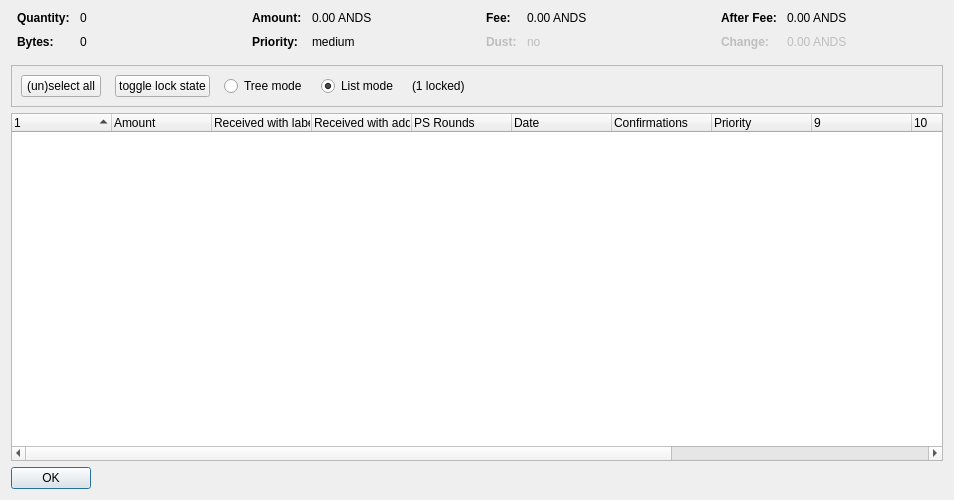
<?xml version="1.0" encoding="UTF-8"?>
<ui version="4.0">
 <class>CoinControlDialog</class>
 <widget class="QDialog" name="CoinControlDialog">
  <property name="geometry">
   <rect>
    <x>0</x>
    <y>0</y>
    <width>954</width>
    <height>500</height>
   </rect>
  </property>
  <property name="windowTitle">
   <string>Coin Selection</string>
  </property>
  <layout class="QVBoxLayout" name="verticalLayout">
   <item>
    <layout class="QHBoxLayout" name="horizontalLayoutTop" stretch="0,0,0,0">
     <property name="topMargin">
      <number>0</number>
     </property>
     <property name="bottomMargin">
      <number>10</number>
     </property>
     <item>
      <layout class="QFormLayout" name="formLayoutCoinControl1">
       <property name="horizontalSpacing">
        <number>10</number>
       </property>
       <property name="verticalSpacing">
        <number>10</number>
       </property>
       <property name="leftMargin">
        <number>6</number>
       </property>
       <property name="rightMargin">
        <number>6</number>
       </property>
       <item row="0" column="0">
        <widget class="QLabel" name="labelCoinControlQuantityText">
         <property name="font">
          <font>
           <weight>75</weight>
           <bold>true</bold>
          </font>
         </property>
         <property name="text">
          <string>Quantity:</string>
         </property>
        </widget>
       </item>
       <item row="0" column="1">
        <widget class="QLabel" name="labelCoinControlQuantity">
         <property name="cursor">
          <cursorShape>IBeamCursor</cursorShape>
         </property>
         <property name="contextMenuPolicy">
          <enum>Qt::ActionsContextMenu</enum>
         </property>
         <property name="text">
          <string notr="true">0</string>
         </property>
         <property name="textInteractionFlags">
          <set>Qt::LinksAccessibleByMouse|Qt::TextSelectableByKeyboard|Qt::TextSelectableByMouse</set>
         </property>
        </widget>
       </item>
       <item row="1" column="0">
        <widget class="QLabel" name="labelCoinControlBytesText">
         <property name="font">
          <font>
           <weight>75</weight>
           <bold>true</bold>
          </font>
         </property>
         <property name="text">
          <string>Bytes:</string>
         </property>
        </widget>
       </item>
       <item row="1" column="1">
        <widget class="QLabel" name="labelCoinControlBytes">
         <property name="cursor">
          <cursorShape>IBeamCursor</cursorShape>
         </property>
         <property name="contextMenuPolicy">
          <enum>Qt::ActionsContextMenu</enum>
         </property>
         <property name="text">
          <string notr="true">0</string>
         </property>
         <property name="textInteractionFlags">
          <set>Qt::LinksAccessibleByMouse|Qt::TextSelectableByKeyboard|Qt::TextSelectableByMouse</set>
         </property>
        </widget>
       </item>
      </layout>
     </item>
     <item>
      <layout class="QFormLayout" name="formLayoutCoinControl2">
       <property name="horizontalSpacing">
        <number>10</number>
       </property>
       <property name="verticalSpacing">
        <number>10</number>
       </property>
       <property name="leftMargin">
        <number>6</number>
       </property>
       <property name="rightMargin">
        <number>6</number>
       </property>
       <item row="0" column="0">
        <widget class="QLabel" name="labelCoinControlAmountText">
         <property name="font">
          <font>
           <weight>75</weight>
           <bold>true</bold>
          </font>
         </property>
         <property name="text">
          <string>Amount:</string>
         </property>
        </widget>
       </item>
       <item row="0" column="1">
        <widget class="QLabel" name="labelCoinControlAmount">
         <property name="cursor">
          <cursorShape>IBeamCursor</cursorShape>
         </property>
         <property name="contextMenuPolicy">
          <enum>Qt::ActionsContextMenu</enum>
         </property>
         <property name="text">
          <string notr="true">0.00 ANDS</string>
         </property>
         <property name="textInteractionFlags">
          <set>Qt::LinksAccessibleByMouse|Qt::TextSelectableByKeyboard|Qt::TextSelectableByMouse</set>
         </property>
        </widget>
       </item>
       <item row="1" column="0">
        <widget class="QLabel" name="labelCoinControlPriorityText">
         <property name="font">
          <font>
           <weight>75</weight>
           <bold>true</bold>
          </font>
         </property>
         <property name="text">
          <string>Priority:</string>
         </property>
        </widget>
       </item>
       <item row="1" column="1">
        <widget class="QLabel" name="labelCoinControlPriority">
         <property name="cursor">
          <cursorShape>IBeamCursor</cursorShape>
         </property>
         <property name="contextMenuPolicy">
          <enum>Qt::ActionsContextMenu</enum>
         </property>
         <property name="text">
          <string>medium</string>
         </property>
         <property name="textInteractionFlags">
          <set>Qt::LinksAccessibleByMouse|Qt::TextSelectableByKeyboard|Qt::TextSelectableByMouse</set>
         </property>
        </widget>
       </item>
      </layout>
     </item>
     <item>
      <layout class="QFormLayout" name="formLayoutCoinControl3">
       <property name="horizontalSpacing">
        <number>10</number>
       </property>
       <property name="verticalSpacing">
        <number>10</number>
       </property>
       <property name="leftMargin">
        <number>6</number>
       </property>
       <property name="rightMargin">
        <number>6</number>
       </property>
       <item row="0" column="0">
        <widget class="QLabel" name="labelCoinControlFeeText">
         <property name="font">
          <font>
           <weight>75</weight>
           <bold>true</bold>
          </font>
         </property>
         <property name="text">
          <string>Fee:</string>
         </property>
        </widget>
       </item>
       <item row="0" column="1">
        <widget class="QLabel" name="labelCoinControlFee">
         <property name="cursor">
          <cursorShape>IBeamCursor</cursorShape>
         </property>
         <property name="contextMenuPolicy">
          <enum>Qt::ActionsContextMenu</enum>
         </property>
         <property name="text">
          <string notr="true">0.00 ANDS</string>
         </property>
         <property name="textInteractionFlags">
          <set>Qt::LinksAccessibleByMouse|Qt::TextSelectableByKeyboard|Qt::TextSelectableByMouse</set>
         </property>
        </widget>
       </item>
       <item row="1" column="0">
        <widget class="QLabel" name="labelCoinControlLowOutputText">
         <property name="enabled">
          <bool>false</bool>
         </property>
         <property name="font">
          <font>
           <weight>75</weight>
           <bold>true</bold>
          </font>
         </property>
         <property name="text">
          <string>Dust:</string>
         </property>
        </widget>
       </item>
       <item row="1" column="1">
        <widget class="QLabel" name="labelCoinControlLowOutput">
         <property name="enabled">
          <bool>false</bool>
         </property>
         <property name="cursor">
          <cursorShape>IBeamCursor</cursorShape>
         </property>
         <property name="contextMenuPolicy">
          <enum>Qt::ActionsContextMenu</enum>
         </property>
         <property name="text">
          <string>no</string>
         </property>
         <property name="textInteractionFlags">
          <set>Qt::LinksAccessibleByMouse|Qt::TextSelectableByKeyboard|Qt::TextSelectableByMouse</set>
         </property>
        </widget>
       </item>
      </layout>
     </item>
     <item>
      <layout class="QFormLayout" name="formLayoutCoinControl4">
       <property name="horizontalSpacing">
        <number>10</number>
       </property>
       <property name="verticalSpacing">
        <number>10</number>
       </property>
       <property name="leftMargin">
        <number>6</number>
       </property>
       <property name="rightMargin">
        <number>6</number>
       </property>
       <item row="0" column="0">
        <widget class="QLabel" name="labelCoinControlAfterFeeText">
         <property name="font">
          <font>
           <weight>75</weight>
           <bold>true</bold>
          </font>
         </property>
         <property name="text">
          <string>After Fee:</string>
         </property>
        </widget>
       </item>
       <item row="0" column="1">
        <widget class="QLabel" name="labelCoinControlAfterFee">
         <property name="cursor">
          <cursorShape>IBeamCursor</cursorShape>
         </property>
         <property name="contextMenuPolicy">
          <enum>Qt::ActionsContextMenu</enum>
         </property>
         <property name="text">
          <string notr="true">0.00 ANDS</string>
         </property>
         <property name="textInteractionFlags">
          <set>Qt::LinksAccessibleByMouse|Qt::TextSelectableByKeyboard|Qt::TextSelectableByMouse</set>
         </property>
        </widget>
       </item>
       <item row="1" column="0">
        <widget class="QLabel" name="labelCoinControlChangeText">
         <property name="enabled">
          <bool>false</bool>
         </property>
         <property name="font">
          <font>
           <weight>75</weight>
           <bold>true</bold>
          </font>
         </property>
         <property name="text">
          <string>Change:</string>
         </property>
        </widget>
       </item>
       <item row="1" column="1">
        <widget class="QLabel" name="labelCoinControlChange">
         <property name="enabled">
          <bool>false</bool>
         </property>
         <property name="cursor">
          <cursorShape>IBeamCursor</cursorShape>
         </property>
         <property name="contextMenuPolicy">
          <enum>Qt::ActionsContextMenu</enum>
         </property>
         <property name="text">
          <string notr="true">0.00 ANDS</string>
         </property>
         <property name="textInteractionFlags">
          <set>Qt::LinksAccessibleByMouse|Qt::TextSelectableByKeyboard|Qt::TextSelectableByMouse</set>
         </property>
        </widget>
       </item>
      </layout>
     </item>
    </layout>
   </item>
   <item>
    <widget class="QFrame" name="frame">
     <property name="minimumSize">
      <size>
       <width>0</width>
       <height>40</height>
      </size>
     </property>
     <property name="frameShape">
      <enum>QFrame::StyledPanel</enum>
     </property>
     <property name="frameShadow">
      <enum>QFrame::Sunken</enum>
     </property>
     <layout class="QHBoxLayout" name="horizontalLayout">
      <item>
       <layout class="QHBoxLayout" name="horizontalLayoutPanel" stretch="0,0,0,0,0,0">
        <property name="spacing">
         <number>14</number>
        </property>
        <item>
         <widget class="QPushButton" name="pushButtonSelectAll">
          <property name="sizePolicy">
           <sizepolicy hsizetype="Maximum" vsizetype="Fixed">
            <horstretch>0</horstretch>
            <verstretch>0</verstretch>
           </sizepolicy>
          </property>
          <property name="text">
           <string>(un)select all</string>
          </property>
          <property name="autoDefault">
           <bool>false</bool>
          </property>
         </widget>
        </item>
        <item>
         <widget class="QPushButton" name="pushButtonToggleLock">
          <property name="sizePolicy">
           <sizepolicy hsizetype="Maximum" vsizetype="Fixed">
            <horstretch>0</horstretch>
            <verstretch>0</verstretch>
           </sizepolicy>
          </property>
          <property name="text">
           <string>toggle lock state</string>
          </property>
          <property name="autoDefault">
           <bool>false</bool>
          </property>
         </widget>
        </item>
        <item>
         <widget class="QRadioButton" name="radioTreeMode">
          <property name="sizePolicy">
           <sizepolicy hsizetype="Maximum" vsizetype="Fixed">
            <horstretch>0</horstretch>
            <verstretch>0</verstretch>
           </sizepolicy>
          </property>
          <property name="text">
           <string>Tree mode</string>
          </property>
         </widget>
        </item>
        <item>
         <widget class="QRadioButton" name="radioListMode">
          <property name="sizePolicy">
           <sizepolicy hsizetype="Maximum" vsizetype="Fixed">
            <horstretch>0</horstretch>
            <verstretch>0</verstretch>
           </sizepolicy>
          </property>
          <property name="text">
           <string>List mode</string>
          </property>
          <property name="checked">
           <bool>true</bool>
          </property>
         </widget>
        </item>
        <item>
         <widget class="QLabel" name="labelLocked">
          <property name="text">
           <string>(1 locked)</string>
          </property>
         </widget>
        </item>
        <item>
         <spacer name="horizontalSpacer">
          <property name="orientation">
           <enum>Qt::Horizontal</enum>
          </property>
          <property name="sizeHint" stdset="0">
           <size>
            <width>40</width>
            <height>20</height>
           </size>
          </property>
         </spacer>
        </item>
       </layout>
      </item>
     </layout>
    </widget>
   </item>
   <item>
    <widget class="CoinControlTreeWidget" name="treeWidget">
     <property name="contextMenuPolicy">
      <enum>Qt::CustomContextMenu</enum>
     </property>
     <property name="sortingEnabled">
      <bool>false</bool>
     </property>
     <property name="columnCount">
      <number>13</number>
     </property>
     <attribute name="headerShowSortIndicator" stdset="0">
      <bool>true</bool>
     </attribute>
     <attribute name="headerStretchLastSection">
      <bool>false</bool>
     </attribute>
     <column>
      <property name="text">
       <string/>
      </property>
     </column>
     <column>
      <property name="text">
       <string>Amount</string>
      </property>
     </column>
     <column>
      <property name="text">
       <string>Received with label</string>
      </property>
     </column>
     <column>
      <property name="text">
       <string>Received with address</string>
      </property>
     </column>
     <column>
      <property name="text">
       <string>PS Rounds</string>
      </property>
     </column>
     <column>
      <property name="text">
       <string>Date</string>
      </property>
     </column>
     <column>
      <property name="text">
       <string>Confirmations</string>
      </property>
      <property name="toolTip">
       <string>Confirmed</string>
      </property>
     </column>
     <column>
      <property name="text">
       <string>Priority</string>
      </property>
     </column>
     <column>
      <property name="text">
       <string/>
      </property>
     </column>
     <column>
      <property name="text">
       <string/>
      </property>
     </column>
     <column>
      <property name="text">
       <string/>
      </property>
     </column>
     <column>
      <property name="text">
       <string/>
      </property>
     </column>
     <column>
      <property name="text">
       <string/>
      </property>
     </column>
    </widget>
   </item>
   <item>
    <widget class="QDialogButtonBox" name="buttonBox">
     <property name="sizePolicy">
      <sizepolicy hsizetype="Maximum" vsizetype="Fixed">
       <horstretch>0</horstretch>
       <verstretch>0</verstretch>
      </sizepolicy>
     </property>
     <property name="orientation">
      <enum>Qt::Horizontal</enum>
     </property>
     <property name="standardButtons">
      <set>QDialogButtonBox::Ok</set>
     </property>
    </widget>
   </item>
  </layout>
 </widget>
 <customwidgets>
  <customwidget>
   <class>CoinControlTreeWidget</class>
   <extends>QTreeWidget</extends>
   <header>coincontroltreewidget.h</header>
  </customwidget>
 </customwidgets>
 <resources/>
 <connections/>
</ui>
